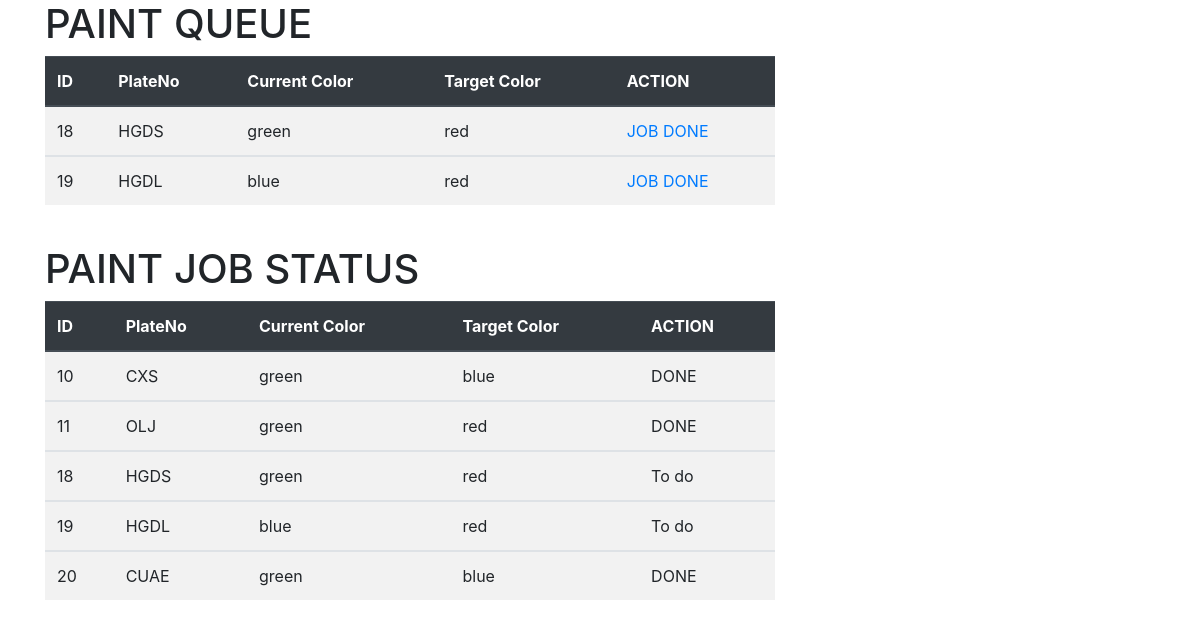
The page /paint.php on the database its author committed.
### tables this page shows
CREATE TABLE `car` (
  `id` int(11) NOT NULL,
  `PlateNo` varchar(50) NOT NULL,
  `Current` varchar(10) NOT NULL,
  `Target` varchar(10) NOT NULL,
  `Action` varchar(50) NOT NULL
);

### paint.php (the view)
<?php
$servername = "localhost";
$database = "exam";
$username = "root";
$password = "";
$conn = mysqli_connect($servername, $username, $password, $database);
?>
<!DOCTYPE html>
<html>
<head>
  <link rel="stylesheet" href="https://maxcdn.bootstrapcdn.com/bootstrap/4.5.2/css/bootstrap.min.css">
</head>
<body>
<div class="container">
 <div class="row">
   <div class="col-sm-8">
    <h1>PAINT QUEUE</h1>
    <form action="Ad_unpaid_orders.php" method="POST">
            <?php
            $sql = "SELECT * FROM car WHERE action = 'To do'";
            $result = mysqli_query($conn, $sql);
            if (mysqli_num_rows($result) > 0)
            {
           ?>
              <table class="table table-striped">
                <thead class="thead-dark bg-zinc-700 text-white">
                  <tr>
                    <th> ID </th>
                    <th> PlateNo </th>
                    <th> Current Color</th>
                    <th> Target Color </th>
                    <th> ACTION </th>
                  </tr>
                </thead>
                <?PHP
                 while($row = mysqli_fetch_assoc($result)){
                ?>
                <tbody>
                  <tr>
                    <td><?php echo $row["id"]; ?> </td>
                    <td><?php echo $row["PlateNo"]; ?></td>
                    <td><?php echo $row["Current"]; ?></td>
                    <td><?php echo $row["Target"]; ?></td>
                    <td><?php echo "<a href='paint1.php?id=".$row['id']."' id='btn'>JOB DONE</a>"?></td>
                  </tr>
                </tbody>
                <?php } ?>
              </table>
              <br>
            <?php } else { ?>
                <h4><center>0 RESULTS</center> </h4>
            <?php } ?>
          </form>
          <h1>PAINT JOB STATUS</h1>
            <?php
            $sql = "SELECT * FROM car ";
            $result = mysqli_query($conn, $sql);
            if (mysqli_num_rows($result) > 0)
            {
           ?>
              <table class="table table-striped">
                <thead class="thead-dark bg-zinc-700 text-white">
                  <tr>
                    <th> ID </th>
                    <th> PlateNo </th>
                    <th> Current Color</th>
                    <th> Target Color </th>
                    <th> ACTION </th>
                  </tr>
                </thead>
                <?PHP
                 while($row = mysqli_fetch_assoc($result)){
                ?>
                <tbody>
                  <tr>
                    <td><?php echo $row["id"]; ?> </td>
                    <td><?php echo $row["PlateNo"]; ?></td>
                    <td><?php echo $row["Current"]; ?></td>
                    <td><?php echo $row["Target"]; ?></td>
                    <td><?php echo $row["Action"]; ?></td>
                  </tr>
                </tbody>
                <?php } ?>
              </table>
              <br>
            <?php } else { ?>
                <h4><center>0 RESULTS</center> </h4>
            <?php } ?>
</div>
</div>
</div>
</body>
</html>

### rows shown on the page
car: id "18", PlateNo "HGDS", Current "green", Target "red", Action "To do"
car: id "19", PlateNo "HGDL", Current "blue", Target "red", Action "To do"
car: id "10", PlateNo "CXS", Current "green", Target "blue", Action "DONE"
car: id "11", PlateNo "OLJ", Current "green", Target "red", Action "DONE"
car: id "20", PlateNo "CUAE", Current "green", Target "blue", Action "DONE"
